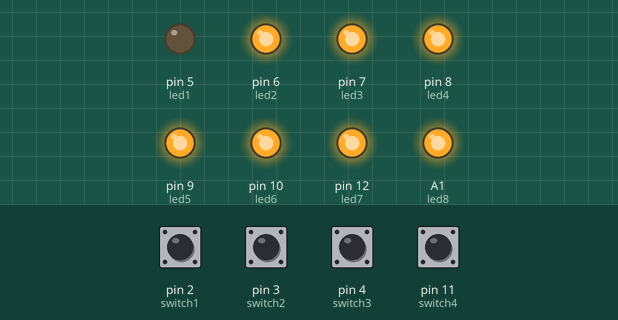
A sketch run on a simulated Arduino Uno, built with avr-gcc and run on an emulated ATmega328P. Shown: output pins drawn as LEDs (lit = HIGH). Dashed ring = blinking. The test bench sets the inputs (shaded band); at power-on: pin 2 (switch1), pin 3 (switch2), pin 4 (switch3), pin 11 (switch4) HIGH.

Above: at 1.2 s.
1.3 s: pin 2 (switch1) pulled LOW for 0.15 s
At 1.37 s:
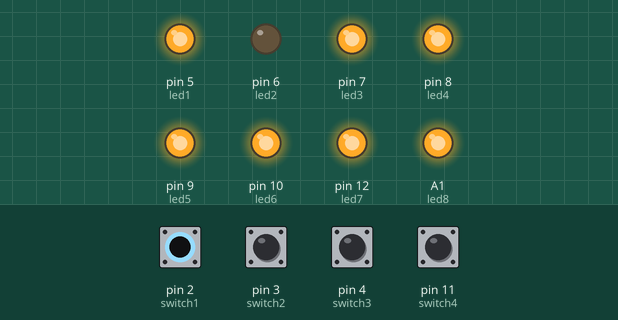
2.9 s: pin 3 (switch2) pulled LOW for 1 s
At 3.64 s:
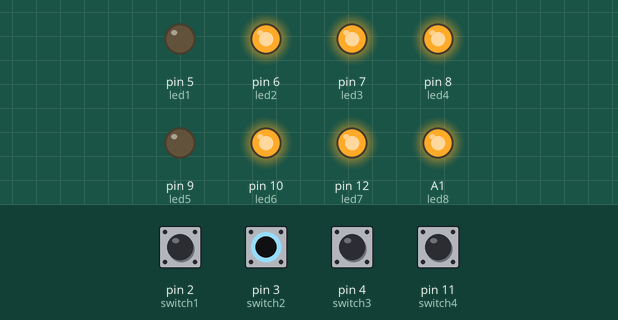
5.4 s: pin 4 (switch3) pulled LOW for 1 s
At 6.2 s:
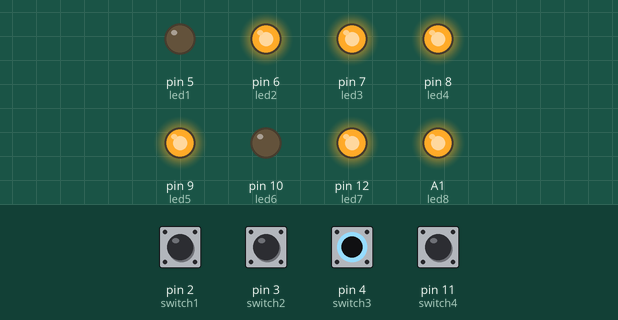
7.9 s: pin 11 (switch4) pulled LOW for 1 s
At 8.64 s:
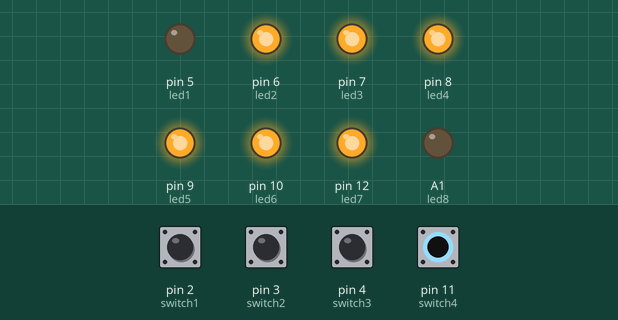
10.4 s: pin 2 (switch1) driven LOW and pin 4 (switch3) driven LOW
At 11.14 s:
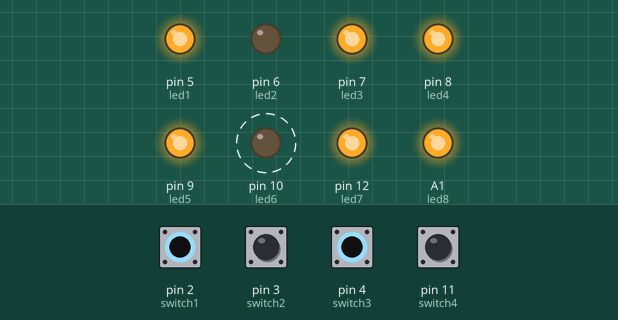
13.4 s: pin 3 (switch2) pulled LOW for 0.15 s
At 13.47 s:
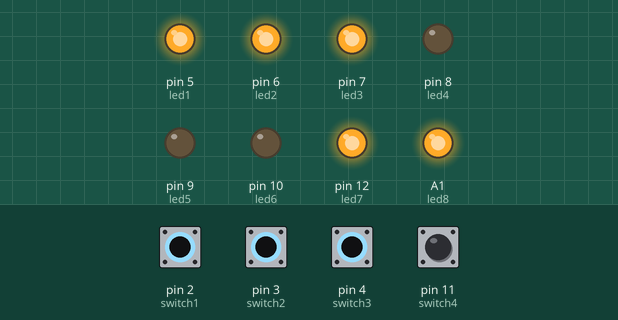
Timing chart, 0 to 17.4 s (numbered marks = the images above; inputs shaded):
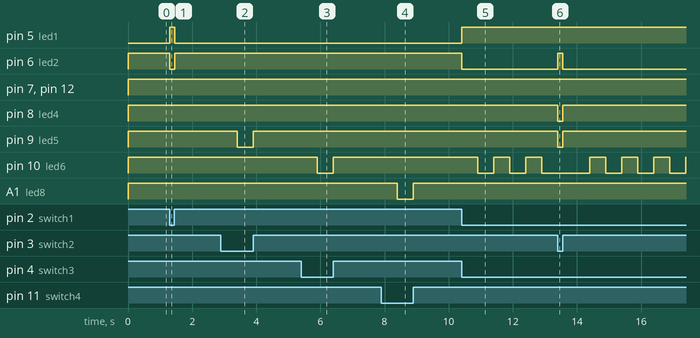

The sketch:

Sky_Team_Ice_Brake_Controls_v1.ino
```cpp
const int switch1 = 2;  // Switch 1 (must be ON before Switch 2)
const int switch2 = 3;  // Switch 2 (must be ON before Switch 3)
const int switch3 = 4;  // Switch 3 (must be ON before Switch 4)
const int switch4 = 11;  // Switch 4

const int led1 = 5;  // Default LED (ON when no switch is active)
const int led2 = 6;  // Activated by Switch 1
const int led3 = 7;  // Activated by Switch 2 (only if Switch 1 is ON)
const int led4 = 8;  // Activated by Switch 3 (only if Switch 2 is ON)
const int led7 = 12;  // Activated by Switch 4 (only if Switch 3 is ON)

const int led5 = 9;  // Status LED for Switch 2 (Blinks if Switch 1 is OFF)
const int led6 = 10; // Status LED for Switch 3 (Blinks if Switch 1 or 2 is OFF)
const int led8 = A1; // Status LED for Switch 4 (Blinks if Switch 1 of 2 or 3 is OFF)


void setup() {
    pinMode(switch1, INPUT_PULLUP);
    pinMode(switch2, INPUT_PULLUP);
    pinMode(switch3, INPUT_PULLUP);
    pinMode(switch4, INPUT_PULLUP);

    pinMode(led1, OUTPUT);
    pinMode(led2, OUTPUT);
    pinMode(led3, OUTPUT);
    pinMode(led4, OUTPUT);
    pinMode(led7, OUTPUT);

    pinMode(led5, OUTPUT);
    pinMode(led6, OUTPUT);
    pinMode(led8, OUTPUT);

}

void loop() {
    bool s1 = !digitalRead(switch1);  // Active LOW
    bool s2 = !digitalRead(switch2);
    bool s3 = !digitalRead(switch3);
    bool s4 = !digitalRead(switch4);


    // Main LED logic
    if (s4 && s3 && s2 && s1) {
        digitalWrite(led1, HIGH);
        digitalWrite(led2, HIGH);
        digitalWrite(led3, HIGH);
        digitalWrite(led4, HIGH);
        digitalWrite(led7, LOW);
    } else if (s3 && s2 && s1) {
        digitalWrite(led1, HIGH);
        digitalWrite(led2, HIGH);
        digitalWrite(led3, HIGH);
        digitalWrite(led4, LOW);
        digitalWrite(led7, HIGH);
    } else if (s2 && s1) {
        digitalWrite(led1, HIGH);
        digitalWrite(led2, HIGH);
        digitalWrite(led3, LOW);
        digitalWrite(led4, HIGH);
        digitalWrite(led7, HIGH);
    } else if (s1) {
        digitalWrite(led1, HIGH);
        digitalWrite(led2, LOW);
        digitalWrite(led3, HIGH);
        digitalWrite(led4, HIGH);
        digitalWrite(led7, HIGH);
    } else {
        digitalWrite(led1, LOW);
        digitalWrite(led2, HIGH);
        digitalWrite(led3, HIGH);
        digitalWrite(led4, HIGH);
        digitalWrite(led7, HIGH);
    }

    // Handle LED5 (Switch 2 status)
    if (s2) {
        if (s1) {
            digitalWrite(led5, LOW);  // Solid ON if Switch 1 is ON
        } else {
            blinkLED1(led5);  // Blink if Switch 1 is OFF
        }
    } else {
        digitalWrite(led5, HIGH);
    }

    // Handle LED6 (Switch 3 status)
    if (s3) {
        if (s2 && s1) {
            digitalWrite(led6, LOW);  // Solid ON if Switch 2 is ON
        } else {
            blinkLED2(led6);  // Blink if Switch 2 is OFF
        }
    } else {
        digitalWrite(led6, HIGH);
    }

    // Handle LED8 (Switch 3 status)
    if (s4) {
        if (s3 && s2 && s1) {
            digitalWrite(led8, LOW);  // Solid ON if Switch 3 is ON
        } else {
            blinkLED3(led8);  // Blink if Switch 3 is OFF
        }
    } else {
        digitalWrite(led8, HIGH);
    }
}


// Function to blink an LED
void blinkLED1(int ledPin) {
    static unsigned long previousMillis = 0;
    static bool ledState = false;
    unsigned long currentMillis = millis();

    if (currentMillis - previousMillis >= 500) {  // Blink every 500ms
        previousMillis = currentMillis;
        ledState = !ledState;
        digitalWrite(ledPin, ledState);
    }
}

// Function to blink an LED
void blinkLED2(int ledPin) {
    static unsigned long previousMillis = 0;
    static bool ledState = false;
    unsigned long currentMillis = millis();

    if (currentMillis - previousMillis >= 500) {  // Blink every 500ms
        previousMillis = currentMillis;
        ledState = !ledState;
        digitalWrite(ledPin, ledState);
    }
}


// Function to blink an LED
void blinkLED3(int ledPin) {
    static unsigned long previousMillis = 0;
    static bool ledState = false;
    unsigned long currentMillis = millis();

    if (currentMillis - previousMillis >= 500) {  // Blink every 500ms
        previousMillis = currentMillis;
        ledState = !ledState;
        digitalWrite(ledPin, ledState);
    }
}
```

Measured:
- after the input at 1.3 s, pin 5 (led1): LOW → HIGH at once, → LOW 0.15 s later; pin 6 (led2): HIGH → LOW at once, → HIGH 0.15 s later
- after the input at 2.9 s, pin 9 (led5): HIGH → LOW after 0.50 s, → HIGH 0.50 s later
- after the input at 5.4 s, pin 10 (led6): HIGH → LOW after 0.50 s, → HIGH 0.50 s later
- after the input at 7.9 s, A1 (led8): HIGH → LOW after 0.50 s, → HIGH 0.50 s later
- after the input at 10.4 s, pin 5 (led1): LOW → HIGH at once; pin 6 (led2): HIGH → LOW at once; pin 10 (led6): alternates HIGH for 0.50 s and LOW for 0.50 s, starting after 0.50 s
- after the input at 13.4 s, pin 6 (led2): LOW → HIGH at once, → LOW 0.15 s later; pin 8 (led4), pin 9 (led5): HIGH → LOW at once, → HIGH 0.15 s later
